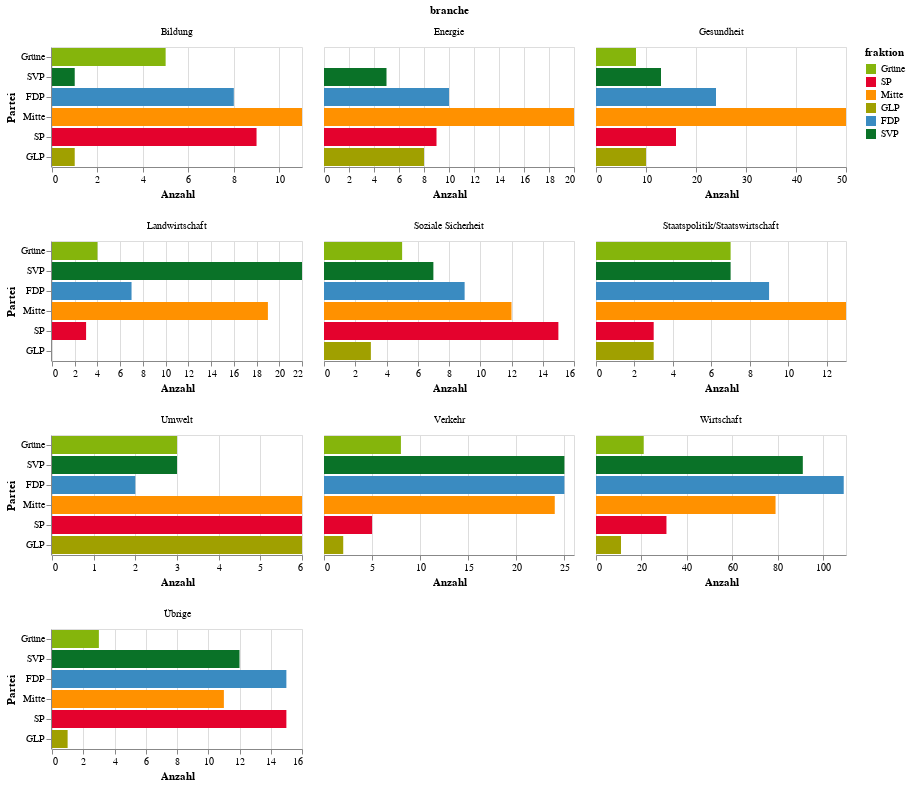

Notebook cell for this chart:
### Code cell
source = duckdb.query('''
    select branche, fraktion_lang fraktion, count(1) count
    from df_bezahlt b
    join df_fraktionen f on f.fraktion = b.fraktion
    where branche in (select branche from df_bezahlt group by branche having count(1) >= 20)
    group by 1, 2
    union
    select 'Übrige' branche, fraktion_lang fraktion, count(1) count
    from df_bezahlt b
    join df_fraktionen f on f.fraktion = b.fraktion
    where branche not in (select branche from df_bezahlt group by branche having count(1) >= 20)
    group by 1, 2
''').to_df()

chart = alt.Chart(source).mark_bar().encode(
    x=alt.X('count', title='Anzahl'),
    y=alt.Y('fraktion', sort=['G','S','GL','M-E','RL','V'], title='Partei'),
    color=alt.Color('fraktion', scale=alt.Scale(domain=fraktion_namen, range=fraktion_farben)),
).properties(
    width=250
).facet(
    facet='branche',
    columns=3
).resolve_scale(
    x='independent',
    # radius='shared',
)
chart.save('output/mehrere-bars-nach-branche-und-fraktion-absolut-min20.pdf')
chart

### Figure 1 — Vega-Lite specification as saved in the notebook (floating-point values rounded to 4 significant figures)
{"config": {"view": {"continuousWidth": 400, "continuousHeight": 300}}, "data": {"name": "data-df8e62e6825b496b0c48e7e9a8435f1b"}, "facet": {"field": "branche", "type": "nominal"}, "spec": {"mark": "bar", "encoding": {"color": {"field": "fraktion", "scale": {"domain": ["Grüne", "SP", "Mitte", "GLP", "FDP", "SVP"], "range": ["#85B50C", "#E4022D", "#FF9100", "#A0A000", "#3A8BC1", "#0A7228"]}, "type": "nominal"}, "x": {"field": "count", "title": "Anzahl", "type": "quantitative"}, "y": {"field": "fraktion", "sort": ["G", "S", "GL", "M-E", "RL", "V"], "title": "Partei", "type": "nominal"}}, "width": 250}, "columns": 3, "resolve": {"scale": {"x": "independent"}}, "$schema": "https://vega.github.io/schema/vega-lite/v4.17.0.json", "datasets": {"data-df8e62e6825b496b0c48e7e9a8435f1b": [{"branche": "Wirtschaft", "fraktion": "Grüne", "count": 21}, {"branche": "Bildung", "fraktion": "Grüne", "count": 5}, {"branche": "Gesundheit", "fraktion": "Grüne", "count": 8}, {"branche": "Staatspolitik/Staatswirtschaft", "fraktion": "SVP", "count": 7}, {"branche": "Energie", "fraktion": "SVP", "count": 5}, {"branche": "Wirtschaft", "fraktion": "SVP", "count": 91}, {"branche": "Umwelt", "fraktion": "SVP", "count": 3}, {"branche": "Landwirtschaft", "fraktion": "SVP", "count": 22}, {"branche": "Verkehr", "fraktion": "SVP", "count": 25}, {"branche": "Soziale Sicherheit", "fraktion": "SVP", "count": 7}, {"branche": "Wirtschaft", "fraktion": "FDP", "count": 109}, {"branche": "Verkehr", "fraktion": "FDP", "count": 25}, {"branche": "Gesundheit", "fraktion": "SVP", "count": 13}, {"branche": "Staatspolitik/Staatswirtschaft", "fraktion": "FDP", "count": 9}, {"branche": "Verkehr", "fraktion": "Grüne", "count": 8}, {"branche": "Wirtschaft", "fraktion": "Mitte", "count": 79}, {"branche": "Bildung", "fraktion": "Mitte", "count": 11}, {"branche": "Verkehr", "fraktion": "Mitte", "count": 24}, {"branche": "Gesundheit", "fraktion": "Mitte", "count": 50}, {"branche": "Landwirtschaft", "fraktion": "FDP", "count": 7}, {"branche": "Bildung", "fraktion": "FDP", "count": 8}, {"branche": "Gesundheit", "fraktion": "SP", "count": 16}, {"branche": "Soziale Sicherheit", "fraktion": "SP", "count": 15}, {"branche": "Wirtschaft", "fraktion": "SP", "count": 31}, {"branche": "Umwelt", "fraktion": "GLP", "count": 6}, {"branche": "Energie", "fraktion": "GLP", "count": 8}, {"branche": "Staatspolitik/Staatswirtschaft", "fraktion": "GLP", "count": 3}, {"branche": "Wirtschaft", "fraktion": "GLP", "count": 11}, {"branche": "Landwirtschaft", "fraktion": "Mitte", "count": 19}, {"branche": "Gesundheit", "fraktion": "FDP", "count": 24}, {"branche": "Soziale Sicherheit", "fraktion": "FDP", "count": 9}, {"branche": "Umwelt", "fraktion": "Mitte", "count": 6}, {"branche": "Energie", "fraktion": "Mitte", "count": 20}, {"branche": "Soziale Sicherheit", "fraktion": "Mitte", "count": 12}, {"branche": "Staatspolitik/Staatswirtschaft", "fraktion": "SP", "count": 3}, {"branche": "Verkehr", "fraktion": "SP", "count": 5}, {"branche": "Bildung", "fraktion": "SP", "count": 9}, {"branche": "Soziale Sicherheit", "fraktion": "Grüne", "count": 5}, {"branche": "Bildung", "fraktion": "GLP", "count": 1}, {"branche": "Staatspolitik/Staatswirtschaft", "fraktion": "Mitte", "count": 13}, {"branche": "Landwirtschaft", "fraktion": "Grüne", "count": 4}, {"branche": "Staatspolitik/Staatswirtschaft", "fraktion": "Grüne", "count": 7}, {"branche": "Umwelt", "fraktion": "Grüne", "count": 3}, {"branche": "Landwirtschaft", "fraktion": "SP", "count": 3}, {"branche": "Bildung", "fraktion": "SVP", "count": 1}, {"branche": "Energie", "fraktion": "SP", "count": 9}, {"branche": "Umwelt", "fraktion": "SP", "count": 6}, {"branche": "Energie", "fraktion": "FDP", "count": 10}, {"branche": "Gesundheit", "fraktion": "GLP", "count": 10}, {"branche": "Verkehr", "fraktion": "GLP", "count": 2}, {"branche": "Umwelt", "fraktion": "FDP", "count": 2}, {"branche": "Soziale Sicherheit", "fraktion": "GLP", "count": 3}, {"branche": "Übrige", "fraktion": "Grüne", "count": 3}, {"branche": "Übrige", "fraktion": "Mitte", "count": 11}, {"branche": "Übrige", "fraktion": "SP", "count": 15}, {"branche": "Übrige", "fraktion": "SVP", "count": 12}, {"branche": "Übrige", "fraktion": "FDP", "count": 15}, {"branche": "Übrige", "fraktion": "GLP", "count": 1}]}}
